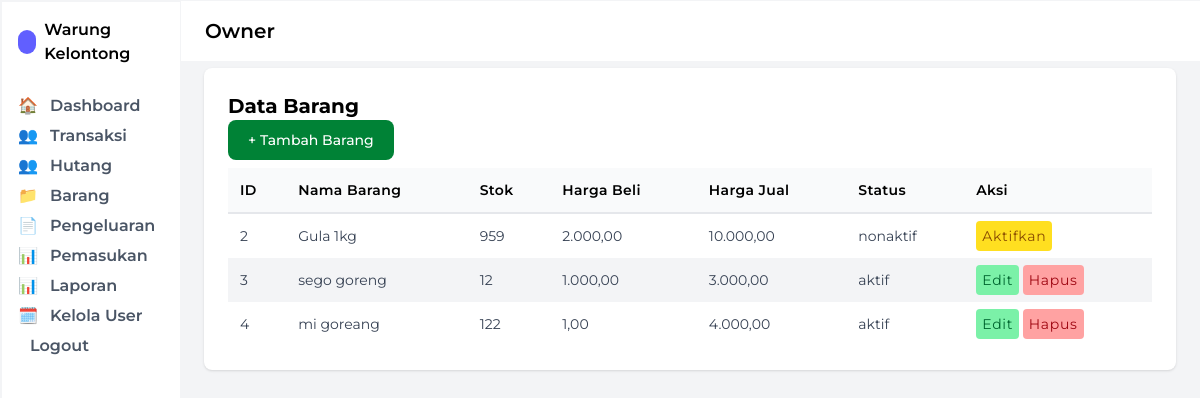
Screenshot of /Views/barang.php (signed in) with the database file from the repository.
### tables this page shows
CREATE TABLE `barang` (
  `id_barang` int NOT NULL,
  `nama_barang` varchar(100) NOT NULL,
  `stok` int NOT NULL,
  `harga_beli` decimal(12,2) NOT NULL,
  `harga_jual` decimal(12,2) NOT NULL,
  `status` enum('aktif','nonaktif') NOT NULL DEFAULT 'aktif'
);

### Views/barang.php (the view, shortened to what this page needs)
<?php
require '../Config/koneksi.php';
$query = mysqli_query($conn, "SELECT * FROM barang");
include '../Layout/sidebar.php';
?>
<!DOCTYPE html>
<html>
<head>
    <script src="https://cdn.jsdelivr.net/npm/@tailwindcss/browser@4"></script>
</head>
<body class="bg-gray-100 h-screen flex">
    <div class="flex flex-col flex-1">
        <?php include '../Layout/header.php';
        ?>
        <main class="p-6 pt-17 flex-1">
            <div class="bg-white rounded-lg shadow p-6">
                <h1 class="font-bold text-xl">Data Barang</h1>
                <button href="tambahBarang.php" type="button" class="focus:outline-none text-white bg-green-700 hover:bg-green-800 focus:ring-4 focus:ring-green-300 font-medium rounded-lg text-sm px-5 py-2.5 me-2 mb-2 dark:bg-green-600 dark:hover:bg-green-700">
                    <a href="tambahBarang.php">+ Tambah Barang</a></button>
                <table class="w-full">
                    <thead class="bg-gray-50 border-b-2 border-gray-200">
                        <tr>
                            <th class="p-3 text-sm font-semibold tracking-wide text-left">ID</th>
                            <th class="p-3 text-sm font-semibold tracking-wide text-left">Nama Barang</th>
                            <th class="p-3 text-sm font-semibold tracking-wide text-left">Stok</th>
                            <th class="p-3 text-sm font-semibold tracking-wide text-left">Harga Beli</th>
                            <th class="p-3 text-sm font-semibold tracking-wide text-left">Harga Jual</th>
                            <th class="p-3 text-sm font-semibold tracking-wide text-left">Status</th>
                            <th class="p-3 text-sm font-semibold tracking-wide text-left">Aksi</th>
                        </tr>
                    </thead>
                    <tbody>
                        <?php while ($row = mysqli_fetch_assoc($query)) : ?>
                            <tr class="odd:bg-white even:bg-gray-100">
                                <td class="p-3 text-sm text-gray-700"><?= $row['id_barang'] ?></td>
                                <td class="p-3 text-sm text-gray-700"><?= htmlspecialchars($row['nama_barang']) ?></td>
                                <td class="p-3 text-sm text-gray-700"><?= $row['stok'] ?></td>
                                <td class="p-3 text-sm text-gray-700"><?= number_format($row['harga_beli'], 2, ',', '.') ?></td>
                                <td class="p-3 text-sm text-gray-700"><?= number_format($row['harga_jual'], 2, ',', '.') ?></td>
                                <td class="p-3 text-sm text-gray-700"><?= $row['status'] ?></td>
                                <td class="p-3 text-sm text-gray-700">
                                    <?php if ($row['status'] === 'aktif') : ?>
                                        <a class="cursor-pointer p-1.5 tracking-wider bg-green-300 text-green-800 rounded-sm bg-opacity-30" href="editBarang.php?id_barang=<?= $row['id_barang'] ?>">Edit</a>
                                        <a class="cursor-pointer p-1.5 tracking-wider bg-red-300 text-red-800 rounded-sm bg-opacity-30" href="hapusBarang.php?id_barang=<?= $row['id_barang'] ?>" onclick="return confirm('Yakin ingin menghapus?')">Hapus</a>
                                    <?php else : ?>
                                        <a class="cursor-pointer p-1.5 tracking-wider bg-yellow-300 text-yellow-800 rounded-sm bg-opacity-30" href="editBarang.php?id_barang=<?= $row['id_barang'] ?>">Aktifkan</a>
                                    <?php endif ?>
                                </td>
                            </tr>
                        <?php endwhile; ?>
                    </tbody>
                </table>
            </div>
        </main>
    </div>
</body>
</html>

### Layout/sidebar.php
<div class="border border-r border-gray-100 flex h-full w-45">
    <aside class="w-45 bg-white border border-r w-45 border-gray-100 p-4 flex flex-col justify-between h-full fixed">
      <div>
        <div class="mb-7 flex items-center space-x-2">
          <div class="w-6 h-6 bg-indigo-500 rounded-full"></div>
          <span class="font-semibold">
            Warung Kelontong
          </span>
        </div>
        <nav class="space-y-1.5 text-md font-semibold leading-normal">
          <a href="../Views/dashboard.php" class="flex items-center space-x-3 text-gray-600 hover:text-indigo-600 ">
            <span>🏠</span><span>Dashboard</span>
          </a>
          <a href="../Views/transaksi.php" class="flex items-center space-x-3 text-gray-600 hover:text-indigo-600 ">
            <span>👥</span><span>Transaksi</span>
          </a>
          <a href="../Views/hutang.php" class="flex items-center space-x-3 text-gray-600 hover:text-indigo-600 ">
            <span>👥</span><span>Hutang</span>
          </a>
          <?php if (isset($_SESSION['id_user']) && ($_SESSION['role'] === 'owner' || $_SESSION['role'] === 'operator')) {?>
          <a href="../Views/barang.php" class="flex items-center space-x-3 text-gray-600 hover:text-indigo-600 ">
            <span>📁</span><span>Barang</span>
          </a>
          <?php } ?>
          <a href="../Views/pengeluaran.php" class="flex items-center space-x-3 text-gray-600 hover:text-indigo-600 ">
            <span>📄</span><span>Pengeluaran</span>
          </a>
          <a href="../Views/pemasukan.php" class="flex items-center space-x-3 text-gray-600 hover:text-indigo-600 ">
            <span>📊</span><span>Pemasukan</span>
          </a>
          <a href="#" class="flex items-center space-x-3 text-gray-600 hover:text-indigo-600">
            <span>📊</span><span>Laporan</span>
          </a>
          <?php if (isset($_SESSION['id_user']) && $_SESSION['role'] === 'owner') {?>
          <a href="../Views/kelola_user.php" class="flex items-center space-x-3 text-gray-600 hover:text-indigo-600 ">
            <span>🗓️</span><span>Kelola User</span>
          </a>
          <?php } ?>
          <a href="../Config/logout.php" class="flex items-center space-x-3 text-gray-600 hover:text-indigo-600 ">
            <span></span><span>Logout</span>
          </a>
        </nav>
      </div>
    </aside>
  </div>

### Layout/header.php
<header class="border border-b border-gray-100 bg-white px-6 py-4 flex justify-between items-center fixed w-full">
    <div class="flex items-center space-x-4">
        <div class="flex items-center space-x-2">
            <span class="text-xl font-semibold">
                <?php echo htmlspecialchars($_SESSION['username'] ?? 'Guest'); ?>
            </span>
        </div>
    </div>
</header>

### Views/barang.php (style rules this page uses)
body { font-family: 'Montserrat', sans-serif; }

### rows the page displays
barang: id_barang "2", nama_barang "Gula 1kg", stok "959", harga_beli "2.000,00", harga_jual "10.000,00", status "nonaktif"
barang: id_barang "3", nama_barang "sego goreng", stok "12", harga_beli "1.000,00", harga_jual "3.000,00", status "aktif"
barang: id_barang "4", nama_barang "mi goreang", stok "122", harga_beli "1,00", harga_jual "4.000,00", status "aktif"

### other values shown
$_SESSION['username'] "Owner"
